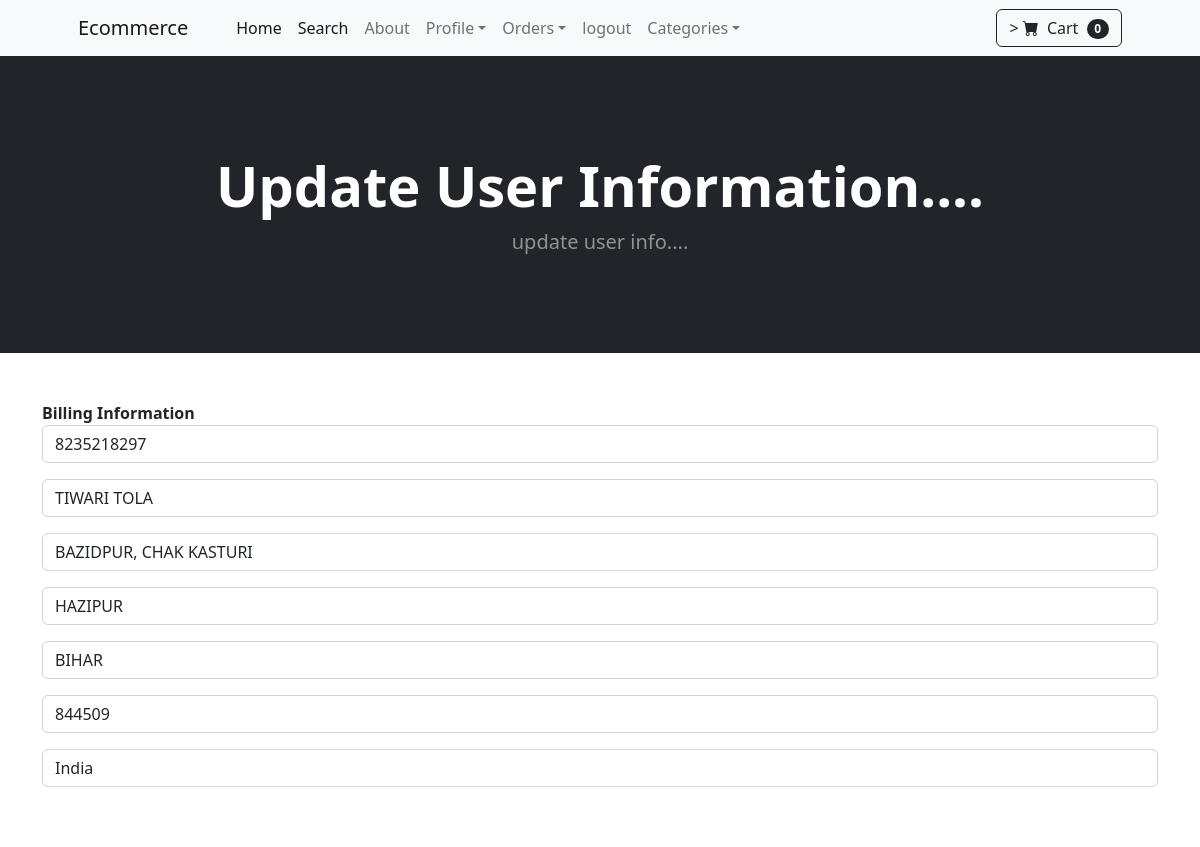
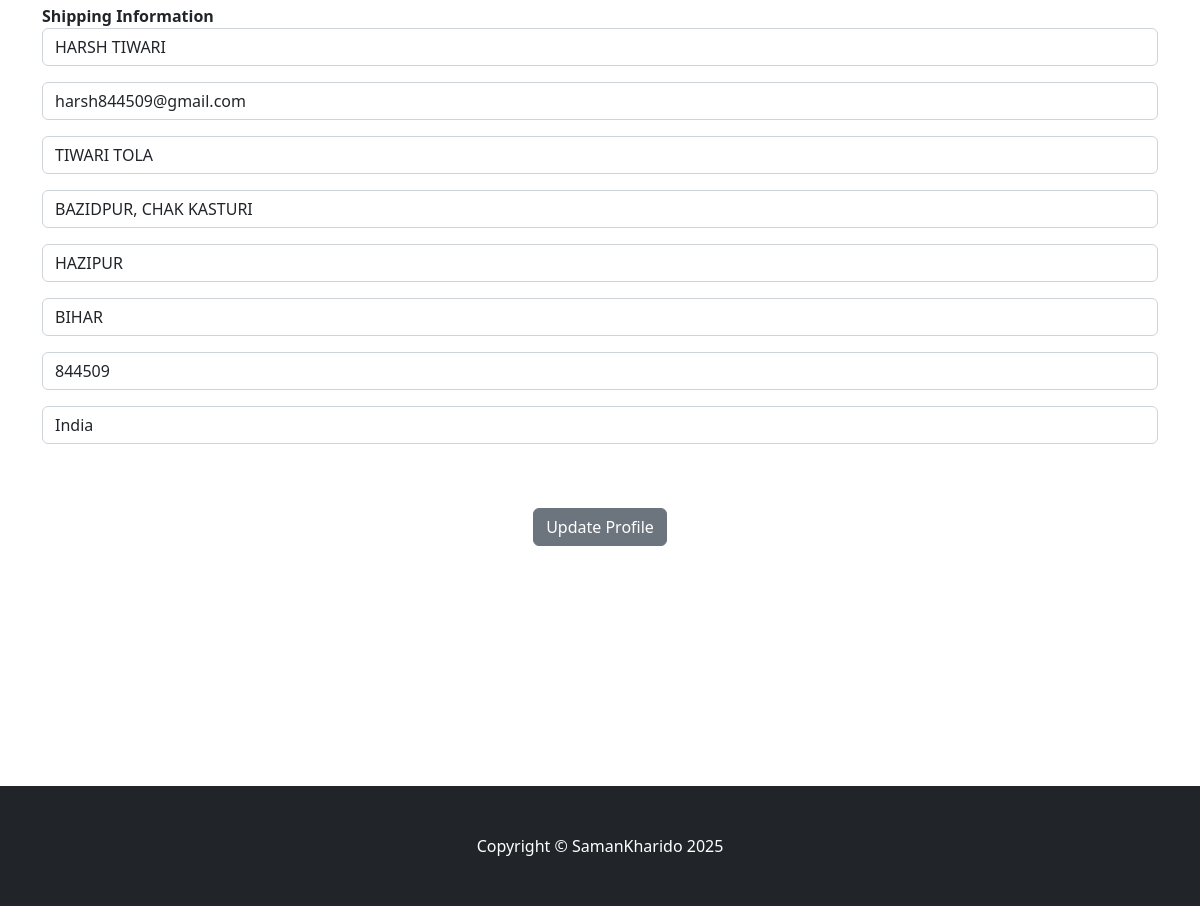
/update_profile/ (signed in), run on the app's committed database (2 pictures, top to bottom).
### HOME/models.py (models this page shows, shortened)
class Profile(models.Model):
	user = models.OneToOneField(User, on_delete=models.CASCADE)
	date_modified = models.DateTimeField(User, auto_now=True)
	phone = models.CharField(max_length=20, blank=True)
	address1 = models.CharField(max_length=200, blank=True)
	address2 = models.CharField(max_length=200, blank=True)
	city = models.CharField(max_length=200, blank=True)
	state = models.CharField(max_length=200, blank=True)
	zipcode = models.CharField(max_length=200, blank=True)
	country = models.CharField(max_length=50, blank=True)
	old_cart = models.CharField(max_length=50, blank=True, null=True)

### payment/models.py (models this page shows, shortened)
class ShippingAddress(models.Model):
	user = models.ForeignKey(User, on_delete=models.CASCADE, null=True, blank=True)
	shipping_full_name = models.CharField(max_length=255)
	shipping_email = models.CharField(max_length=255)
	shipping_address1 = models.CharField(max_length=255)
	shipping_address2 = models.CharField(max_length=255, null=True, blank=True)
	shipping_city = models.CharField(max_length=255)
	shipping_state = models.CharField(max_length=255, null=True, blank=True)
	shipping_zipcode = models.CharField(max_length=255, null=True, blank=True)
	shipping_country = models.CharField(max_length=255)
	class Meta:
		verbose_name_plural = "Shipping Address"

### HOME/views.py (the view)
# urls.py: path('update_profile/', views.update_profile, name="profile_update"),
def update_profile(request):
	if request.user.is_authenticated:
		current_users = Profile.objects.get(user__id=request.user.id)
		shipping_users, created = ShippingAddress.objects.get_or_create(user__id=request.user.id)
		form = UserProfileForm(request.POST or None, instance=current_users)
		shipping_form = ShippingForm(request.POST or None, instance=shipping_users)
		if form.is_valid():
			form.save()
			messages.success(request, 'Your info successfully updated.....')
			return redirect('home')
		return render(request, 'update_profile.html', {'form': form, 'shipping_form': shipping_form})
	else:
		messages.success(request, 'You must be logged in....')
		return redirect('home')

### HOME/context_processors.py (called while the page is built)
def categories(request):
	return {'categories': Category.objects.all()}

### cart/cart.py (called while the page is built)
	def __len__(self):
		return len(self.cart)

### cart/context_processors.py (called while the page is built)
def cart(request):
	return {'cart': Cart(request)}

### HOME/Templates/update_profile.html (shortened to what this page needs)
{% extends 'base.html' %}
{% block content %}
<header class="bg-dark py-5">
    <div class="container px-4 px-lg-5 my-5">
        <div class="text-center text-white">
            <h1 class="display-4 fw-bolder">Update User Information....</h1>
            <p class="lead fw-normal text-white-50 mb-0">update user info....</p>
        </div>
    </div>
</header>
<div class="container">
    <div class="row">
        <div class="col-md-6 offset-md-3"></div>
        <br><br/>
        <strong>Billing Information</strong>
        <form method="POST" action="{% url 'profile_update' %}">
            {{form.as_p}}
            <br><br/>
        <strong>Shipping Information</strong>
            {{shipping_form.as_p}}
            <br><br/>
            <center>
                <button type="submit" class="btn btn-secondary">
                    Update Profile
                </button>
            </center>
            <br><br/>
        </form>
    </div>
    <br><br/>
    <br><br/>
    <br><br/>
    <br><br/>
</div>
{% endblock %}

### data on the page
Profile: phone "8235218297", address1 "TIWARI TOLA", address2 "BAZIDPUR, CHAK KASTURI", city "HAZIPUR", state "BIHAR", zipcode "844509", country "India"
ShippingAddress: shipping_full_name "HARSH TIWARI", shipping_email "harsh844509@gmail.com", shipping_address1 "TIWARI TOLA", shipping_address2 "BAZIDPUR, CHAK KASTURI", shipping_city "HAZIPUR", shipping_state "BIHAR", shipping_zipcode "844509", shipping_country "India"

### other printed values
{{ cart | length }} "0"
